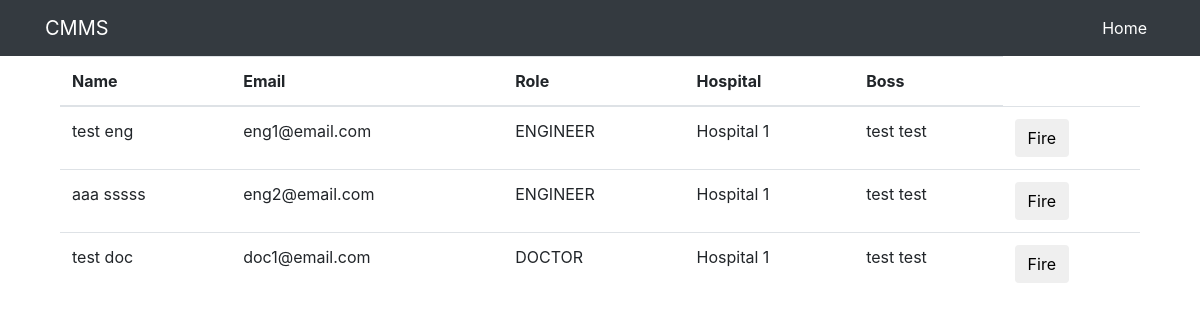
The app's page /workflow/list-employees/ (signed in), older data.
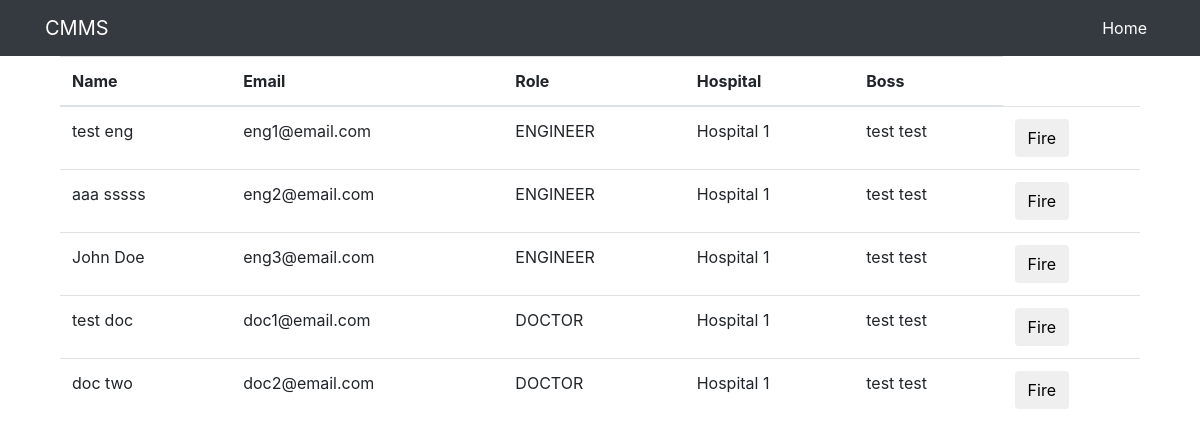
The same page, newer data.
### med/models.py (models this page shows, shortened)
class Engineer(User):
    is_approved = models.BooleanField(_("Approved"), default=False)
    current_hospital = models.ForeignKey(Hospital, null=True, on_delete=models.CASCADE) #should it be cascade?
    is_busy = models.BooleanField(_("Busy"), default=False)
    total_orders = models.IntegerField(_("Total Work Orders"), default=0)
    orders_done = models.IntegerField(_("Total Work Orders Done"), default=0)
    start_time = models.IntegerField(default=0)
    total_response_time = models.DurationField(_("Total_Response Time"), default=datetime.timedelta())
    average_response_time = models.DurationField(_("Average_Response Time"), default=datetime.timedelta())
    objects = EngineerManager()

class Hospital(models.Model):
    name = models.CharField(_("Hospital Name"), max_length = 225, unique=True)
    address = models.TextField(_("Hospital Address"), null=True)
    phone_num = models.IntegerField()
    manager = models.OneToOneField(User, null=True, on_delete=models.CASCADE)
    def __str__(self):
        return self.name

class Doctor(User):
    is_approved = models.BooleanField(_("Approved"), default=False)
    current_hospital = models.ForeignKey(Hospital, null=True, on_delete=models.CASCADE) #should it be cascade?
    objects = DoctorManager()

### authentication/models.py (models this page shows)
class User(AbstractUser):
    class Types(models.TextChoices):
        MANAGER = "MANAGER", "manager"
        ENGINEER = "ENGINEER", "engineer"
        DOCTOR = "DOCTOR", "doctor"
    type = models.CharField(_("Type"), max_length= 50, choices=Types.choices, default = Types.MANAGER)
    in_hospital = models.BooleanField(_("Currently registered in a hospital"), default=False)

### workflow/views.py (the view)
# urls.py: path('list-employees/', List_Employees.as_view(), name = 'list-employees'),
class List_Employees(LoginRequiredMixin, ListView):
    model = User
    template_name ='workflow/list_employees.html'
    def get_queryset(self):
        current_man = Manager.objects.get(id = self.request.user.id)
        engs = current_man.hospital.engineer_set.all()
        docs = current_man.hospital.doctor_set.all()
        object_list = [eng for eng in engs]
        object_list += [doc for doc in docs]
        return object_list

### med/models.py (called while the page is built)
    def get_queryset(self, *args, **kwargs):
        return super().get_queryset(*args, **kwargs).filter(type=User.Types.MANAGER)

    def get_queryset(self, *args, **kwargs):
        return super().get_queryset(*args, **kwargs).filter(type=User.Types.ENGINEER)

    def get_queryset(self, *args, **kwargs):
        return super().get_queryset(*args, **kwargs).filter(type=User.Types.DOCTOR)

### workflow/templates/workflow/list_employees.html
{% extends "dashboard/base.html" %}
{% load crispy_forms_tags %}
{% block content%}
    <div class="container">
        <table class="table">
            <thead>
              <tr>
                <th scope="col">Name</th>
                <th scope="col">Email</th>
                <th scope="col">Role</th>
                <th scope="col">Hospital</th>
                <th scope="col">Boss</th>
              </tr>
            </thead>
            <tbody>
                {% for emp in object_list %}
              <tr>
                <td>{{ emp.first_name }} {{emp.last_name}}</td>
                <td>{{ emp.email }}</td>
                <td>{{ emp.type }}</td>
                <td>{{ emp.current_hospital }}</td>
                <td>{{emp.current_hospital.manager.first_name}} {{emp.current_hospital.manager.last_name}}</td>
                <td><a href="#"><button class='btn'>Fire</button></a></td>
              </tr>
              {% endfor %}
            </tbody>
          </table>
    </div>
{% endblock %}

### dashboard/templates/dashboard/base.html (shortened to what this page needs)
{% load static %}
<!DOCTYPE html>
<html lang="en">
<head>
  <link rel="stylesheet" href="https://maxcdn.bootstrapcdn.com/bootstrap/4.0.0/css/bootstrap.min.css">
  <link href="{% static 'dashboard/heroic-features.css' %}" rel="stylesheet">
</head>
<body>
  <nav class="navbar navbar-expand-lg navbar-dark bg-dark fixed-top">
    <div class="container">
      <a class="navbar-brand" href="{%url 'home' %}">CMMS</a>
      <div class="collapse navbar-collapse" id="navbarResponsive">
        <ul class="navbar-nav ml-auto">
          <li class="nav-item active">
            <a class="nav-link" href="{%url 'home' %}">Home
            </a>
          </li>
        </ul>
      </div>
    </div>
  </nav>
  <div class="container">
      {% block content%}{% endblock %}
</div>
</body>
</html>

### dashboard/static/dashboard/heroic-features.css (style rules this page uses)
body { padding-top: 56px; }

Row changes from the older to the newer data that the page shows:
added Engineer: first_name "John", last_name "Doe", email "eng3@email.com", type "ENGINEER", current_hospital "Hospital 1", current_hospital.manager.first_name "test", current_hospital.manager.last_name "test"
added Doctor: first_name "doc", last_name "two", email "doc2@email.com", type "DOCTOR", current_hospital "Hospital 1", current_hospital.manager.first_name "test", current_hospital.manager.last_name "test"
